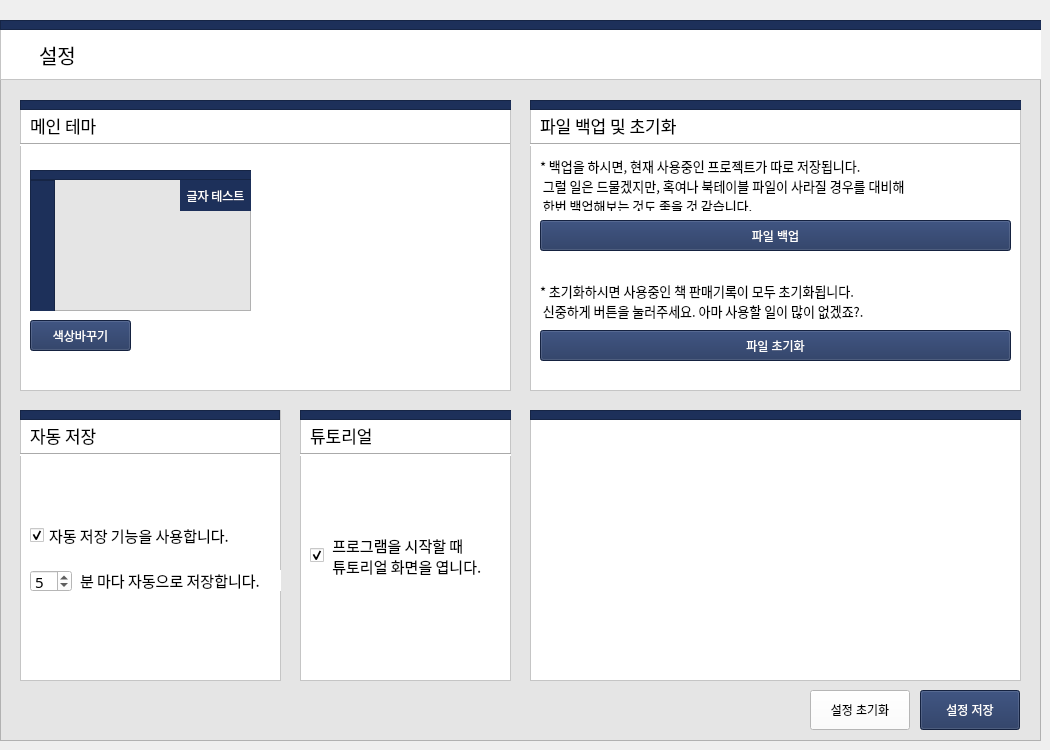
    <widget class="QWidget" name="about_property">
     <widget class="QFrame" name="about_property_frame">
      <property name="geometry">
       <rect>
        <x>0</x>
        <y>20</y>
        <width>1041</width>
        <height>721</height>
       </rect>
      </property>
      <property name="styleSheet">
       <string notr="true">background-color: rgb(229, 229, 229);</string>
      </property>
      <property name="frameShape">
       <enum>QFrame::StyledPanel</enum>
      </property>
      <property name="frameShadow">
       <enum>QFrame::Raised</enum>
      </property>
      <widget class="QFrame" name="color_frame_8">
       <property name="geometry">
        <rect>
         <x>0</x>
         <y>0</y>
         <width>1051</width>
         <height>10</height>
        </rect>
       </property>
       <property name="styleSheet">
        <string notr="true">background-color: rgb(29, 48, 90);</string>
       </property>
       <property name="frameShape">
        <enum>QFrame::StyledPanel</enum>
       </property>
       <property name="frameShadow">
        <enum>QFrame::Raised</enum>
       </property>
      </widget>
      <widget class="QFrame" name="frame_9">
       <property name="geometry">
        <rect>
         <x>0</x>
         <y>0</y>
         <width>1051</width>
         <height>60</height>
        </rect>
       </property>
       <property name="styleSheet">
        <string notr="true">background-color: rgb(255, 255, 255);</string>
       </property>
       <property name="frameShape">
        <enum>QFrame::StyledPanel</enum>
       </property>
       <property name="frameShadow">
        <enum>QFrame::Raised</enum>
       </property>
       <widget class="QLabel" name="label_5">
        <property name="geometry">
         <rect>
          <x>39</x>
          <y>19</y>
          <width>111</width>
          <height>31</height>
         </rect>
        </property>
        <property name="font">
         <font>
          <family>맑은 고딕 Semilight</family>
          <pointsize>15</pointsize>
         </font>
        </property>
        <property name="text">
         <string>설정</string>
        </property>
       </widget>
      </widget>
      <widget class="QFrame" name="frame_18">
       <property name="geometry">
        <rect>
         <x>530</x>
         <y>390</y>
         <width>491</width>
         <height>271</height>
        </rect>
       </property>
       <property name="styleSheet">
        <string notr="true">background-color: rgb(255,255,255);</string>
       </property>
       <property name="frameShape">
        <enum>QFrame::StyledPanel</enum>
       </property>
       <property name="frameShadow">
        <enum>QFrame::Raised</enum>
       </property>
       <widget class="QFrame" name="color_frame_21">
        <property name="geometry">
         <rect>
          <x>0</x>
          <y>0</y>
          <width>495</width>
          <height>10</height>
         </rect>
        </property>
        <property name="styleSheet">
         <string notr="true">background-color: rgb(29, 48, 90);</string>
        </property>
        <property name="frameShape">
         <enum>QFrame::StyledPanel</enum>
        </property>
        <property name="frameShadow">
         <enum>QFrame::Raised</enum>
        </property>
       </widget>
      </widget>
      <widget class="QPushButton" name="setting_reset">
       <property name="geometry">
        <rect>
         <x>810</x>
         <y>670</y>
         <width>100</width>
         <height>40</height>
        </rect>
       </property>
       <property name="styleSheet">
        <string notr="true">background-color: rgb(255, 255, 255);</string>
       </property>
       <property name="text">
        <string>설정 초기화</string>
       </property>
      </widget>
      <widget class="QFrame" name="frame_15">
       <property name="geometry">
        <rect>
         <x>530</x>
         <y>80</y>
         <width>491</width>
         <height>291</height>
        </rect>
       </property>
       <property name="styleSheet">
        <string notr="true">background-color: rgb(255,255,255);</string>
       </property>
       <property name="frameShape">
        <enum>QFrame::StyledPanel</enum>
       </property>
       <property name="frameShadow">
        <enum>QFrame::Raised</enum>
       </property>
       <widget class="QFrame" name="color_frame_20">
        <property name="geometry">
         <rect>
          <x>0</x>
          <y>0</y>
          <width>495</width>
          <height>10</height>
         </rect>
        </property>
        <property name="styleSheet">
         <string notr="true">background-color: rgb(29, 48, 90);</string>
        </property>
        <property name="frameShape">
         <enum>QFrame::StyledPanel</enum>
        </property>
        <property name="frameShadow">
         <enum>QFrame::Raised</enum>
        </property>
       </widget>
       <widget class="QLabel" name="label_7">
        <property name="geometry">
         <rect>
          <x>10</x>
          <y>10</y>
          <width>161</width>
          <height>31</height>
         </rect>
        </property>
        <property name="font">
         <font>
          <family>맑은 고딕 Semilight</family>
          <pointsize>13</pointsize>
         </font>
        </property>
        <property name="text">
         <string>파일 백업 및 초기화</string>
        </property>
       </widget>
       <widget class="Line" name="line_9">
        <property name="geometry">
         <rect>
          <x>0</x>
          <y>43</y>
          <width>490</width>
          <height>3</height>
         </rect>
        </property>
        <property name="orientation">
         <enum>Qt::Horizontal</enum>
        </property>
       </widget>
       <widget class="QLabel" name="label_11">
        <property name="geometry">
         <rect>
          <x>10</x>
          <y>60</y>
          <width>421</width>
          <height>51</height>
         </rect>
        </property>
        <property name="font">
         <font>
          <family>맑은 고딕 Semilight</family>
          <pointsize>10</pointsize>
         </font>
        </property>
        <property name="text">
         <string>* 백업을 하시면, 현재 사용중인 프로젝트가 따로 저장됩니다.
 그럴 일은 드물겠지만, 혹여나 북테이블 파일이 사라질 경우를 대비해
 한번 백업해보는 것도 좋을 것 같습니다.</string>
        </property>
       </widget>
       <widget class="QLabel" name="label_12">
        <property name="geometry">
         <rect>
          <x>10</x>
          <y>180</y>
          <width>391</width>
          <height>41</height>
         </rect>
        </property>
        <property name="font">
         <font>
          <family>맑은 고딕 Semilight</family>
          <pointsize>10</pointsize>
         </font>
        </property>
        <property name="text">
         <string>* 초기화하시면 사용중인 책 판매기록이 모두 초기화됩니다.
 신중하게 버튼을 눌러주세요. 아마 사용할 일이 많이 없겠죠?.</string>
        </property>
       </widget>
       <widget class="QPushButton" name="filebackup_button">
        <property name="geometry">
         <rect>
          <x>10</x>
          <y>120</y>
          <width>471</width>
          <height>31</height>
         </rect>
        </property>
        <property name="styleSheet">
         <string notr="true">background-color: rgb(29, 48, 90);
color: rgb(255, 255, 255);</string>
        </property>
        <property name="text">
         <string>파일 백업</string>
        </property>
       </widget>
       <widget class="QPushButton" name="filereset_button">
        <property name="geometry">
         <rect>
          <x>10</x>
          <y>230</y>
          <width>471</width>
          <height>31</height>
         </rect>
        </property>
        <property name="styleSheet">
         <string notr="true">background-color: rgb(29, 48, 90);
color: rgb(255, 255, 255);</string>
        </property>
        <property name="text">
         <string>파일 초기화</string>
        </property>
       </widget>
      </widget>
      <widget class="QPushButton" name="setting_save">
       <property name="geometry">
        <rect>
         <x>920</x>
         <y>670</y>
         <width>100</width>
         <height>40</height>
        </rect>
       </property>
       <property name="styleSheet">
        <string notr="true">background-color: rgb(29, 48, 90);
color: rgb(255, 255, 255);</string>
       </property>
       <property name="text">
        <string>설정 저장</string>
       </property>
      </widget>
      <widget class="QFrame" name="frame_14">
       <property name="geometry">
        <rect>
         <x>20</x>
         <y>80</y>
         <width>491</width>
         <height>291</height>
        </rect>
       </property>
       <property name="styleSheet">
        <string notr="true">background-color: rgb(255,255,255);</string>
       </property>
       <property name="frameShape">
        <enum>QFrame::StyledPanel</enum>
       </property>
       <property name="frameShadow">
        <enum>QFrame::Raised</enum>
       </property>
       <widget class="QLabel" name="label_6">
        <property name="geometry">
         <rect>
          <x>10</x>
          <y>10</y>
          <width>81</width>
          <height>31</height>
         </rect>
        </property>
        <property name="font">
         <font>
          <family>맑은 고딕 Semilight</family>
          <pointsize>13</pointsize>
         </font>
        </property>
        <property name="text">
         <string>메인 테마</string>
        </property>
       </widget>
       <widget class="QFrame" name="color_frame_19">
        <property name="geometry">
         <rect>
          <x>0</x>
          <y>0</y>
          <width>495</width>
          <height>10</height>
         </rect>
        </property>
        <property name="styleSheet">
         <string notr="true">background-color: rgb(29, 48, 90);</string>
        </property>
        <property name="frameShape">
         <enum>QFrame::StyledPanel</enum>
        </property>
        <property name="frameShadow">
         <enum>QFrame::Raised</enum>
        </property>
       </widget>
       <widget class="Line" name="line_8">
        <property name="geometry">
         <rect>
          <x>0</x>
          <y>43</y>
          <width>490</width>
          <height>3</height>
         </rect>
        </property>
        <property name="orientation">
         <enum>Qt::Horizontal</enum>
        </property>
       </widget>
       <widget class="QPushButton" name="colorwidget_button">
        <property name="geometry">
         <rect>
          <x>10</x>
          <y>220</y>
          <width>101</width>
          <height>31</height>
         </rect>
        </property>
        <property name="styleSheet">
         <string notr="true">background-color: rgb(29, 48, 90);
color: rgb(255, 255, 255);</string>
        </property>
        <property name="text">
         <string>색상바꾸기</string>
        </property>
       </widget>
       <widget class="QFrame" name="frame">
        <property name="geometry">
         <rect>
          <x>10</x>
          <y>70</y>
          <width>221</width>
          <height>141</height>
         </rect>
        </property>
        <property name="styleSheet">
         <string notr="true">background-color:rgb(229, 229, 229)</string>
        </property>
        <property name="frameShape">
         <enum>QFrame::StyledPanel</enum>
        </property>
        <property name="frameShadow">
         <enum>QFrame::Raised</enum>
        </property>
        <widget class="QFrame" name="test_color3">
         <property name="geometry">
          <rect>
           <x>0</x>
           <y>0</y>
           <width>225</width>
           <height>10</height>
          </rect>
         </property>
         <property name="styleSheet">
          <string notr="true">background-color: rgb(29, 48, 90);</string>
         </property>
         <property name="frameShape">
          <enum>QFrame::StyledPanel</enum>
         </property>
         <property name="frameShadow">
          <enum>QFrame::Raised</enum>
         </property>
         <widget class="QFrame" name="frame_27">
          <property name="geometry">
           <rect>
            <x>350</x>
            <y>0</y>
            <width>495</width>
            <height>10</height>
           </rect>
          </property>
          <property name="styleSheet">
           <string notr="true">background-color: rgb(29, 48, 90);</string>
          </property>
          <property name="frameShape">
           <enum>QFrame::StyledPanel</enum>
          </property>
          <property name="frameShadow">
           <enum>QFrame::Raised</enum>
          </property>
         </widget>
        </widget>
        <widget class="QFrame" name="test_color2">
         <property name="geometry">
          <rect>
           <x>0</x>
           <y>10</y>
           <width>25</width>
           <height>135</height>
          </rect>
         </property>
         <property name="styleSheet">
          <string notr="true">background-color: rgb(29, 48, 90);</string>
         </property>
         <property name="frameShape">
          <enum>QFrame::StyledPanel</enum>
         </property>
         <property name="frameShadow">
          <enum>QFrame::Raised</enum>
         </property>
        </widget>
        <widget class="QLabel" name="test_color1">
         <property name="geometry">
          <rect>
           <x>150</x>
           <y>10</y>
           <width>71</width>
           <height>31</height>
          </rect>
         </property>
         <property name="font">
          <font>
           <family>맑은 고딕 Semilight</family>
          </font>
         </property>
         <property name="styleSheet">
          <string notr="true">background-color: rgb(29, 48, 90);
color: rgb(255, 255, 255);</string>
         </property>
         <property name="text">
          <string>글자 테스트</string>
         </property>
         <property name="alignment">
          <set>Qt::AlignCenter</set>
         </property>
        </widget>
       </widget>
      </widget>
      <widget class="QFrame" name="frame_17">
       <property name="geometry">
        <rect>
         <x>300</x>
         <y>390</y>
         <width>211</width>
         <height>271</height>
        </rect>
       </property>
       <property name="styleSheet">
        <string notr="true">background-color: rgb(255,255,255);</string>
       </property>
       <property name="frameShape">
        <enum>QFrame::StyledPanel</enum>
       </property>
       <property name="frameShadow">
        <enum>QFrame::Raised</enum>
       </property>
       <widget class="QFrame" name="color_frame_25">
        <property name="geometry">
         <rect>
          <x>0</x>
          <y>0</y>
          <width>215</width>
          <height>10</height>
         </rect>
        </property>
        <property name="styleSheet">
         <string notr="true">background-color: rgb(29, 48, 90);</string>
        </property>
        <property name="frameShape">
         <enum>QFrame::StyledPanel</enum>
        </property>
        <property name="frameShadow">
         <enum>QFrame::Raised</enum>
        </property>
        <widget class="QFrame" name="frame_26">
         <property name="geometry">
          <rect>
           <x>350</x>
           <y>0</y>
           <width>495</width>
           <height>10</height>
          </rect>
         </property>
         <property name="styleSheet">
          <string notr="true">background-color: rgb(29, 48, 90);</string>
         </property>
         <property name="frameShape">
          <enum>QFrame::StyledPanel</enum>
         </property>
         <property name="frameShadow">
          <enum>QFrame::Raised</enum>
         </property>
        </widget>
       </widget>
       <widget class="QLabel" name="label_10">
        <property name="geometry">
         <rect>
          <x>10</x>
          <y>10</y>
          <width>81</width>
          <height>31</height>
         </rect>
        </property>
        <property name="font">
         <font>
          <family>맑은 고딕 Semilight</family>
          <pointsize>13</pointsize>
         </font>
        </property>
        <property name="text">
         <string>튜토리얼</string>
        </property>
       </widget>
       <widget class="Line" name="line_11">
        <property name="geometry">
         <rect>
          <x>0</x>
          <y>43</y>
          <width>215</width>
          <height>3</height>
         </rect>
        </property>
        <property name="orientation">
         <enum>Qt::Horizontal</enum>
        </property>
       </widget>
       <widget class="QCheckBox" name="Tutorial_check">
        <property name="geometry">
         <rect>
          <x>10</x>
          <y>120</y>
          <width>191</width>
          <height>51</height>
         </rect>
        </property>
        <property name="font">
         <font>
          <family>맑은 고딕 Semilight</family>
          <pointsize>11</pointsize>
         </font>
        </property>
        <property name="text">
         <string> 프로그램을 시작할 때
 튜토리얼 화면을 엽니다.</string>
        </property>
        <property name="checked">
         <bool>true</bool>
        </property>
       </widget>
      </widget>
      <widget class="QFrame" name="frame_16">
       <property name="geometry">
        <rect>
         <x>20</x>
         <y>390</y>
         <width>261</width>
         <height>271</height>
        </rect>
       </property>
       <property name="styleSheet">
        <string notr="true">background-color: rgb(255,255,255);</string>
       </property>
       <property name="frameShape">
        <enum>QFrame::StyledPanel</enum>
       </property>
       <property name="frameShadow">
        <enum>QFrame::Raised</enum>
       </property>
       <widget class="QFrame" name="color_frame_23">
        <property name="geometry">
         <rect>
          <x>0</x>
          <y>0</y>
          <width>260</width>
          <height>10</height>
         </rect>
        </property>
        <property name="styleSheet">
         <string notr="true">background-color: rgb(29, 48, 90);</string>
        </property>
        <property name="frameShape">
         <enum>QFrame::StyledPanel</enum>
        </property>
        <property name="frameShadow">
         <enum>QFrame::Raised</enum>
        </property>
        <widget class="QFrame" name="frame_24">
         <property name="geometry">
          <rect>
           <x>350</x>
           <y>0</y>
           <width>495</width>
           <height>10</height>
          </rect>
         </property>
         <property name="styleSheet">
          <string notr="true">background-color: rgb(29, 48, 90);</string>
         </property>
         <property name="frameShape">
          <enum>QFrame::StyledPanel</enum>
         </property>
         <property name="frameShadow">
          <enum>QFrame::Raised</enum>
         </property>
        </widget>
       </widget>
       <widget class="QCheckBox" name="Autosave_check">
        <property name="geometry">
         <rect>
          <x>10</x>
          <y>110</y>
          <width>221</width>
          <height>31</height>
         </rect>
        </property>
        <property name="font">
         <font>
          <family>맑은 고딕 Semilight</family>
          <pointsize>11</pointsize>
         </font>
        </property>
        <property name="text">
         <string>자동 저장 기능을 사용합니다.</string>
        </property>
        <property name="checked">
         <bool>true</bool>
        </property>
       </widget>
       <widget class="QSpinBox" name="Autosave_time">
        <property name="geometry">
         <rect>
          <x>10</x>
          <y>160</y>
          <width>42</width>
          <height>22</height>
         </rect>
        </property>
        <property name="font">
         <font>
          <family>맑은 고딕 Semilight</family>
          <pointsize>11</pointsize>
         </font>
        </property>
        <property name="singleStep">
         <number>5</number>
        </property>
        <property name="value">
         <number>5</number>
        </property>
       </widget>
       <widget class="QLabel" name="label_8">
        <property name="geometry">
         <rect>
          <x>60</x>
          <y>160</y>
          <width>201</width>
          <height>21</height>
         </rect>
        </property>
        <property name="font">
         <font>
          <family>맑은 고딕 Semilight</family>
          <pointsize>11</pointsize>
         </font>
        </property>
        <property name="text">
         <string>분 마다 자동으로 저장합니다.</string>
        </property>
       </widget>
       <widget class="QLabel" name="label_9">
        <property name="geometry">
         <rect>
          <x>10</x>
          <y>10</y>
          <width>81</width>
          <height>31</height>
         </rect>
        </property>
        <property name="font">
         <font>
          <family>맑은 고딕 Semilight</family>
          <pointsize>13</pointsize>
         </font>
        </property>
        <property name="text">
         <string>자동 저장</string>
        </property>
       </widget>
       <widget class="Line" name="line_10">
        <property name="geometry">
         <rect>
          <x>0</x>
          <y>43</y>
          <width>260</width>
          <height>3</height>
         </rect>
        </property>
        <property name="orientation">
         <enum>Qt::Horizontal</enum>
        </property>
       </widget>
      </widget>
      <zorder>frame_9</zorder>
      <zorder>color_frame_8</zorder>
      <zorder>frame_18</zorder>
      <zorder>setting_reset</zorder>
      <zorder>frame_15</zorder>
      <zorder>setting_save</zorder>
      <zorder>frame_14</zorder>
      <zorder>frame_17</zorder>
      <zorder>frame_16</zorder>
     </widget>
    </widget>
